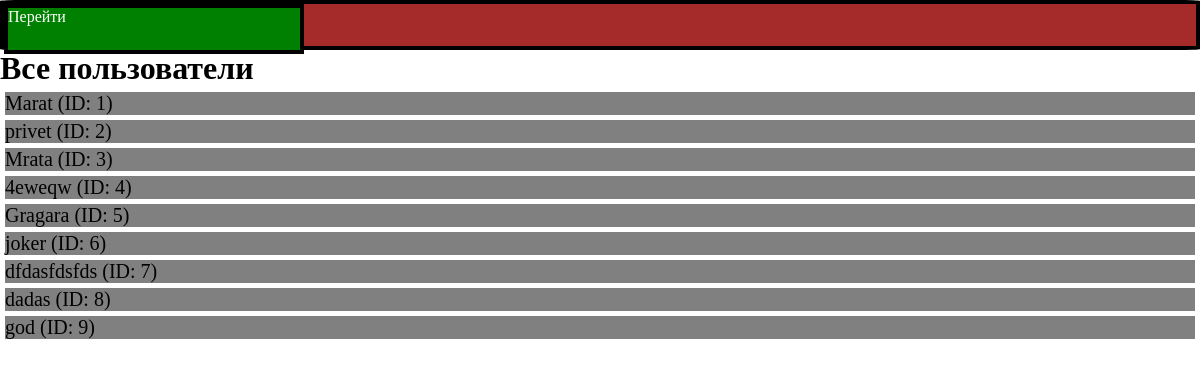
Page /users/ (signed in) on the committed database.
### Papp/models.py (models this page shows)
class User(AbstractUser):
    pass

### Papp/views.py (the view)
# urls.py: path("users/", views.show_users, name="users"),
def show_users(request):
    users = User.objects.all()
    data = {
        'users': users
    }
    return render(request, 'Papp/users.html', data)

### Papp/templates/Papp/users.html (shortened to what this page needs)
    {% extends 'Papp/htmll.html' %}
    {%block content%}
    <h1>Все пользователи</h1>
        <ul>
        {% for user in users %}
            <li class="userss">{{ user.username }} (ID: {{ user.id }})</li>
        {% empty %}
            <li>Пользователей пока нет</li>
        {% endfor %}
        </ul>
    {%endblock%}

### Papp/static/Papp/css/stylee.css (style rules this page uses)
* { margin: 0; padding: 0; box-sizing: border-box; }

### Papp/templates/Papp/users.html (style rules this page uses)
.userss { font-size:20px; background-color:grey; margin:5px; }

### rows in the picture
User: username "Marat", id "1"
User: username "privet", id "2"
User: username "Mrata", id "3"
User: username "4eweqw", id "4"
User: username "Gragara", id "5"
User: username "joker", id "6"
User: username "dfdasfdsfds", id "7"
User: username "dadas", id "8"
User: username "god", id "9"
